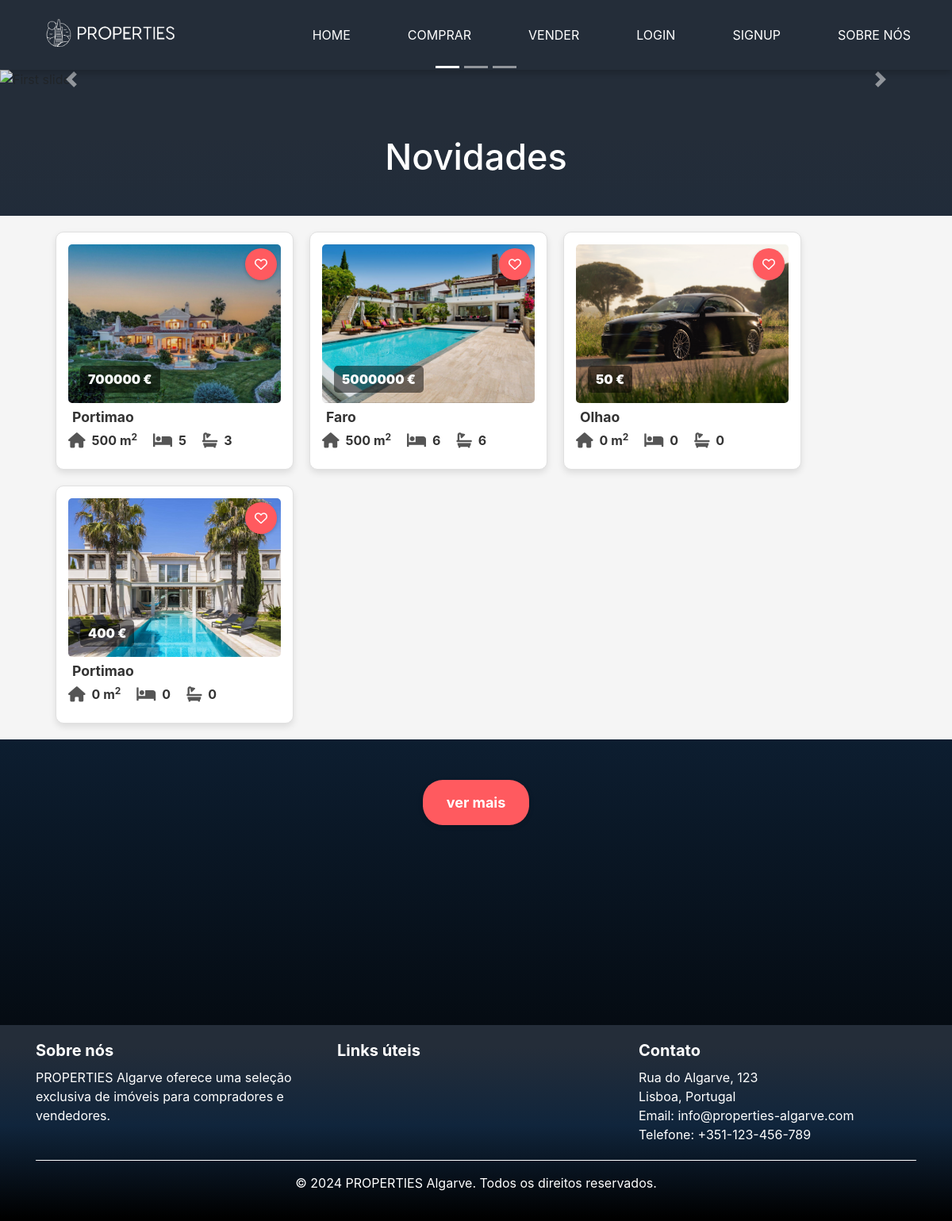
/, run on an earlier commit of the app's database.
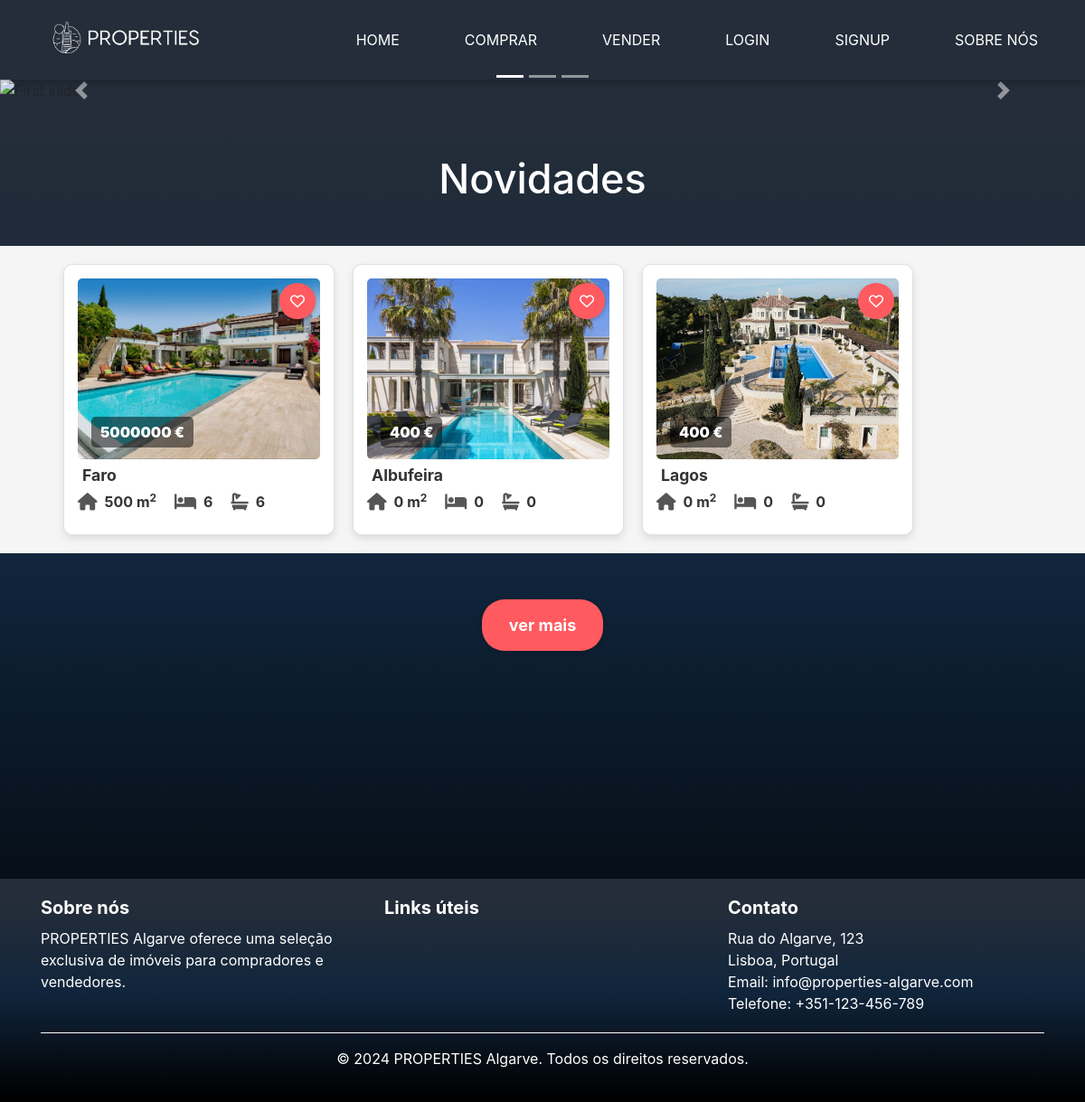
And on a later commit of the database.
### base/models.py (models this page shows, shortened)
class Property(models.Model):
    LOCATION_CHOICES = [
        ('faro', 'Faro'),
        ('lagos', 'Lagos'),
        ('portimao', 'Portimão'),
        ('albufeira', 'Albufeira'),
        ('tavira', 'Tavira'),
        ('olhao', 'Olhão'),
        ('silves', 'Silves'),
        ('loule', 'Loulé'),
        ('vila_real_de_santo_antonio', 'Vila Real de Santo António'),
    ]
    host = models.ForeignKey('Profile', on_delete=models.CASCADE)
    title = models.CharField(max_length=255)
    description = models.TextField()
    location = models.CharField(max_length=100, choices=LOCATION_CHOICES)
    price = models.DecimalField(max_digits=10, decimal_places=0)
    area = models.IntegerField()
    num_bedrooms = models.IntegerField()
    num_bathrooms = models.IntegerField()
    elevator = models.BooleanField(default=False)
    parking_spaces = models.IntegerField(default=0)
    pool = models.BooleanField(default=False)

class PropertyImage(models.Model):
    property = models.ForeignKey('Property', related_name='images', on_delete=models.CASCADE)
    image = models.ImageField(upload_to='property_images/')
    uploaded_at = models.DateTimeField(auto_now_add=True)

### base/views.py (the view)
# urls.py: path('', views.home, name="home"),
def home(request):
    properties = Property.objects.order_by('-id')[:4]
    properties_with_images = []
    for prop in properties:
        first_image = prop.images.first()  # Utiliza o `related_name` definido no modelo
        properties_with_images.append((prop, first_image))
    return render(request, 'home.html', {'properties_with_images': properties_with_images})

### templates/home.html (shortened to what this page needs)
{% extends 'main.html' %}
{% load static %}
{% block content %}
<div id="homeCarousel" class="carousel slide">
    <ol class="carousel-indicators">
        <li data-target="#homeCarousel" data-slide-to="0" class="active"></li>
        <li data-target="#homeCarousel" data-slide-to="1"></li>
        <li data-target="#homeCarousel" data-slide-to="2"></li>
    </ol>
    <div class="carousel-inner">
        <div class="carousel-item active">
            <img class="d-block w-100" src="{% static 'images/home1.jpg' %}" alt="First slide"
                 style="max-height: 600px; object-fit: cover;">
            <div class="carousel-caption-custom d-flex flex-column align-items-center justify-content-center d-none d-md-block">
                <div class="content">
                </div>
            </div>
        </div>
    </div>
    <a class="carousel-control-prev" href="#homeCarousel" role="button" data-slide="prev">
        <span class="carousel-control-prev-icon" aria-hidden="true"></span>
    </a>
    <a class="carousel-control-next" href="#homeCarousel" role="button" data-slide="next">
        <span class="carousel-control-next-icon" aria-hidden="true"></span>
    </a>
</div>
<div class="content ">
    <h2>Novidades</h2>
</div>
<div class="card-container">
    {% if properties_with_images %}
    {% for property, image in properties_with_images %}
    <div class="property-card">
        {% if image %}
        <a href="{% url 'property_detail' property.pk %}" class="">
            <img src="{{ image.image.url }}" alt="{{ property.title }} - Image" class="property-image">
        </a>
        {% else %}
        <p class="no-image">Nenhuma imagem disponível</p>
        {% endif %}
        <button class="favorites-button" title="Add to favorites"><i class="fa-regular fa-heart"></i></button>
        <p class="property-price"><strong>{{ property.price }} €</strong></p>
        <p class="property-location">
            {{ property.location|capfirst }}
        </p>
        <div class="property-details">
            <p class="detail-item">
                <i class="fa-solid fa-house"></i>
                <strong> {{ property.area }} m<sup>2</sup> </strong>
            </p>
            <p class="detail-item">
                <i class="fas fa-bed"></i>
                <strong> {{ property.num_bedrooms }} </strong>
            </p>
            <p class="detail-item">
                <i class="fas fa-bath"></i>
                <strong> {{ property.num_bathrooms }} </strong>
            </p>
        </div>
    </div>
    {% endfor %}
    {% else %}
    <div class="no-property">
        Nenhum imóvel disponível no momento.
    </div>
    {% endif %}
</div>
<div class="content">
    <button type="button" onclick="location.href='{% url 'comprar' %}'">ver mais</button>
</div>
{% endblock %}

What changed in the data, as far as the page shows it:
removed Property: image (picture), price "700000", location "Portimao", area "500", num_bedrooms "5", num_bathrooms "3"
removed Property: image (placeholder picture), price "50", location "Olhao", area "0", num_bedrooms "0", num_bathrooms "0"
changed Property: location "Portimao" → "Albufeira"
now on this page (row unchanged): Property: image (picture), price "400", location "Lagos", area "0", num_bedrooms "0", num_bathrooms "0"
